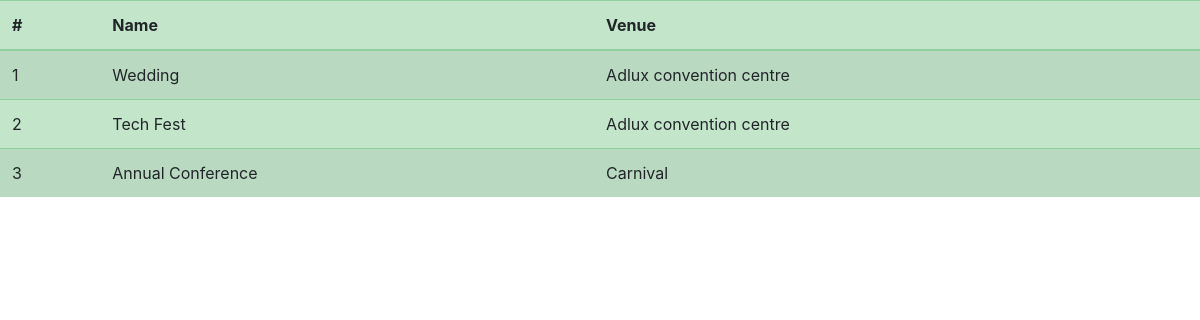
Screenshot of /events/ with the database file from the repository.
### eventsapp/models.py (models this page shows, shortened)
class Event(models.Model):
    event_name = models.CharField(max_length=30)
    date = models.DateField(default=datetime.now)
    venue = models.ForeignKey(Venue, on_delete=models.CASCADE)
    manager = models.CharField(max_length=20)
    attendees = models.IntegerField()

class Venue(models.Model):
    venue_name = models.CharField(max_length=30)
    address = models.CharField(max_length=50)
    rate = models.IntegerField()
    photo = models.ImageField(upload_to='photos/%Y/%m/%d/', blank=True)
    def __str__(self):
        return self.venue_name

### eventsapp/views.py (the view)
# urls.py: path('', views.index, name='index'),
def index(request):
    events = Event.objects.all()
    data = {'details': events}
    return render(request, 'eventsapp/index.html', data)

### templates/eventsapp/index.html (shortened to what this page needs)
<!DOCTYPE html>
<html>
    <link href="https://stackpath.bootstrapcdn.com/bootstrap/4.3.1/css/bootstrap.min.css" rel="stylesheet">
    <body>
        <table class="table table-striped table-success">
            <thead>
            <tr>
                <th scope="col">#</th>
                <th scope="col">Name</th>
                <th scope="col">Venue</th>
            </tr>
        </thead>
        {% for events in details %}
            <tr>
                <td>{{ forloop.counter }}</td>
                <td>{{events.event_name}}</td>
                <td>{{events.venue}}</td>
            </tr>
        {% endfor%}
        </table>
    </body>
</html>

### rows the page displays
Event: event_name "Wedding", venue "Adlux convention centre"
Event: event_name "Tech Fest", venue "Adlux convention centre"
Event: event_name "Annual Conference", venue "Carnival"
